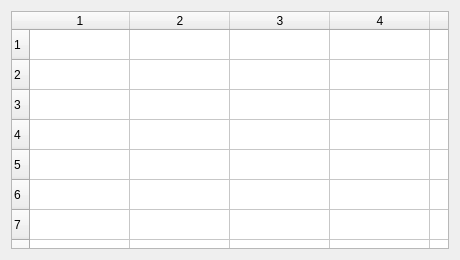
<?xml version="1.0" encoding="UTF-8"?>
<ui version="4.0"><class>Dialog</class><widget class="QDialog" name="Dialog"><property name="geometry"><rect><x>0</x><y>0</y><width>460</width><height>260</height></rect></property><property name="windowTitle"><string>#111 tables/196_policy_off</string></property><layout class="QVBoxLayout" name="verticalLayout"><property name="leftMargin"><number>11</number></property><property name="topMargin"><number>11</number></property><property name="rightMargin"><number>11</number></property><property name="bottomMargin"><number>11</number></property><property name="spacing"><number>6</number></property><item><widget class="QTableWidget" name="table"><property name="rowCount"><number>50</number></property><property name="columnCount"><number>8</number></property><property name="verticalScrollBarPolicy"><enum>Qt::ScrollBarAlwaysOff</enum></property><property name="horizontalScrollBarPolicy"><enum>Qt::ScrollBarAlwaysOff</enum></property></widget></item></layout></widget></ui>
